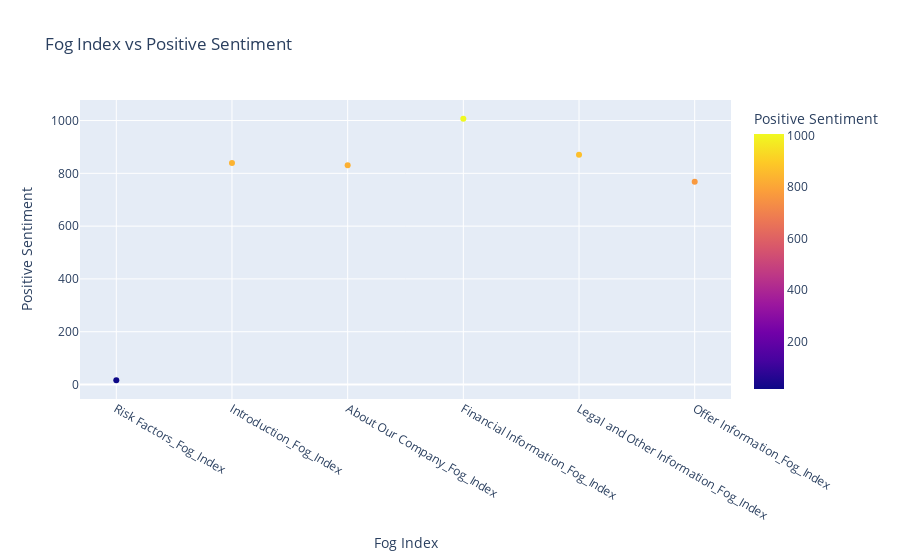
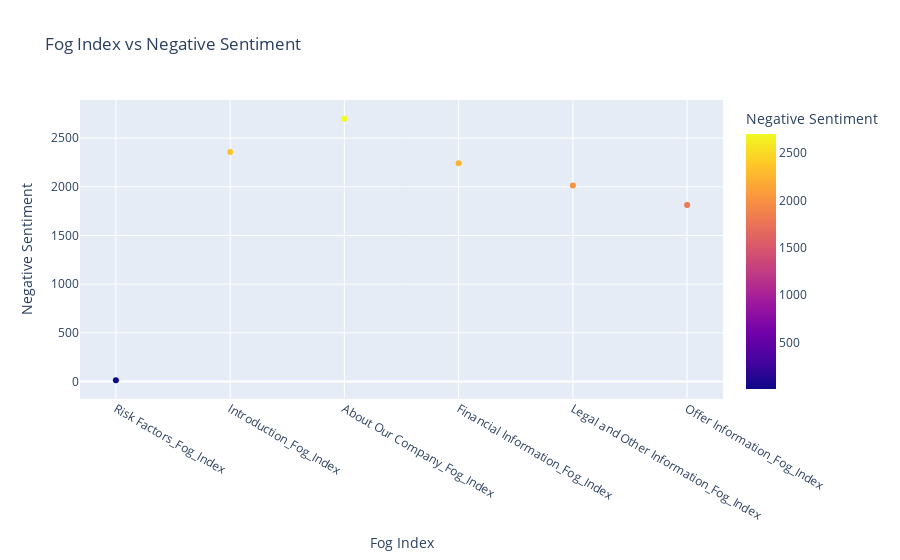
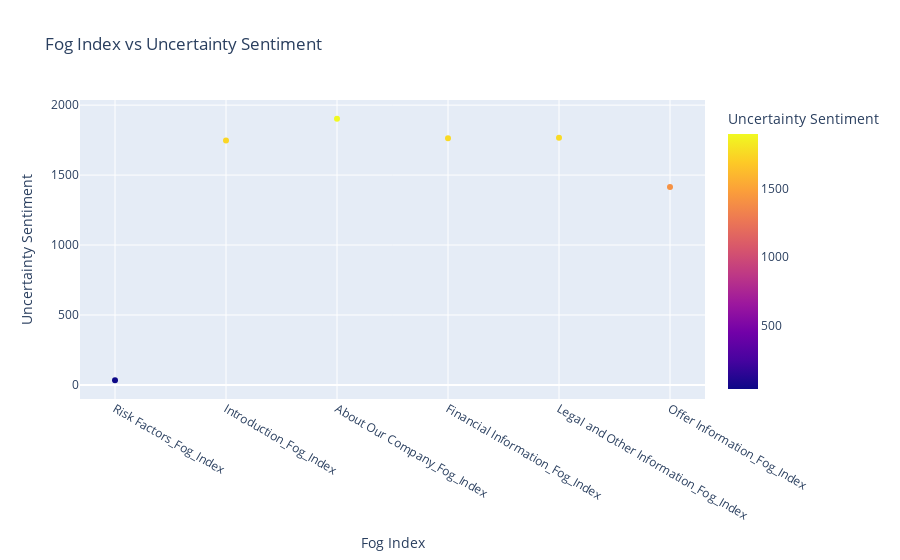

Source (notebook cell) for these figures, in order:
### Code cell
plot_data = []

# Use overall Sentiment column instead of section-wise sentiment
for fog_index_col, sentiment in zip(
    ['Risk Factors_Fog_Index', 'Introduction_Fog_Index', 'About Our Company_Fog_Index',
     'Financial Information_Fog_Index', 'Legal and Other Information_Fog_Index', 'Offer Information_Fog_Index'],
    df_DRHP['Sentiment']
):
    if isinstance(sentiment, dict):
        plot_data.append({
            'Fog_Index': fog_index_col,
            'Positive_Sentiment': sentiment.get('Positive', 0),
            'Negative_Sentiment': sentiment.get('Negative', 0),
            'Uncertainty_Sentiment': sentiment.get('Uncertainty', 0)
        })

# Convert to DataFrame
plot_df = pd.DataFrame(plot_data)

# Plotly Express interactive scatter plot for Positive Sentiment
fig = px.scatter(
    plot_df, 
    x='Fog_Index', 
    y='Positive_Sentiment', 
    title="Fog Index vs Positive Sentiment",
    labels={'Fog_Index': 'Fog Index', 'Positive_Sentiment': 'Positive Sentiment'},
    color='Positive_Sentiment'
)
fig.show()

# Plotly Express interactive scatter plot for Negative Sentiment
fig2 = px.scatter(
    plot_df, 
    x='Fog_Index', 
    y='Negative_Sentiment', 
    title="Fog Index vs Negative Sentiment",
    labels={'Fog_Index': 'Fog Index', 'Negative_Sentiment': 'Negative Sentiment'},
    color='Negative_Sentiment'
)
fig2.show()

# Plotly Express interactive scatter plot for Uncertainty Sentiment
fig3 = px.scatter(
    plot_df, 
    x='Fog_Index', 
    y='Uncertainty_Sentiment', 
    title="Fog Index vs Uncertainty Sentiment",
    labels={'Fog_Index': 'Fog Index', 'Uncertainty_Sentiment': 'Uncertainty Sentiment'},
    color='Uncertainty_Sentiment'
)
fig3.show()

### Figure 1 — Plotly figure (JSON) as saved in the notebook; plotly's stock layout.template omitted (floating-point values rounded to 4 significant figures)
{"data": [{"hovertemplate": "Fog Index=%{x}<br>Positive Sentiment=%{marker.color}<extra></extra>", "legendgroup": "", "marker": {"color": [16, 839, 831, 1007, 870, 768], "coloraxis": "coloraxis", "symbol": "circle"}, "mode": "markers", "name": "", "orientation": "v", "showlegend": false, "type": "scatter", "x": ["Risk Factors_Fog_Index", "Introduction_Fog_Index", "About Our Company_Fog_Index", "Financial Information_Fog_Index", "Legal and Other Information_Fog_Index", "Offer Information_Fog_Index"], "xaxis": "x", "y": [16, 839, 831, 1007, 870, 768], "yaxis": "y"}], "layout": {"coloraxis": {"colorbar": {"title": {"text": "Positive Sentiment"}}, "colorscale": [[0, "#0d0887"], [0.1111, "#46039f"], [0.2222, "#7201a8"], [0.3333, "#9c179e"], [0.4444, "#bd3786"], [0.5556, "#d8576b"], [0.6667, "#ed7953"], [0.7778, "#fb9f3a"], [0.8889, "#fdca26"], [1, "#f0f921"]]}, "legend": {"tracegroupgap": 0}, "title": {"text": "Fog Index vs Positive Sentiment"}, "xaxis": {"anchor": "y", "domain": [0, 1], "title": {"text": "Fog Index"}}, "yaxis": {"anchor": "x", "domain": [0, 1], "title": {"text": "Positive Sentiment"}}}}

### Figure 2 — Plotly figure (JSON) as saved in the notebook; plotly's stock layout.template omitted (floating-point values rounded to 4 significant figures)
{"data": [{"hovertemplate": "Fog Index=%{x}<br>Negative Sentiment=%{marker.color}<extra></extra>", "legendgroup": "", "marker": {"color": [12, 2359, 2700, 2241, 2014, 1812], "coloraxis": "coloraxis", "symbol": "circle"}, "mode": "markers", "name": "", "orientation": "v", "showlegend": false, "type": "scatter", "x": ["Risk Factors_Fog_Index", "Introduction_Fog_Index", "About Our Company_Fog_Index", "Financial Information_Fog_Index", "Legal and Other Information_Fog_Index", "Offer Information_Fog_Index"], "xaxis": "x", "y": [12, 2359, 2700, 2241, 2014, 1812], "yaxis": "y"}], "layout": {"coloraxis": {"colorbar": {"title": {"text": "Negative Sentiment"}}, "colorscale": [[0, "#0d0887"], [0.1111, "#46039f"], [0.2222, "#7201a8"], [0.3333, "#9c179e"], [0.4444, "#bd3786"], [0.5556, "#d8576b"], [0.6667, "#ed7953"], [0.7778, "#fb9f3a"], [0.8889, "#fdca26"], [1, "#f0f921"]]}, "legend": {"tracegroupgap": 0}, "title": {"text": "Fog Index vs Negative Sentiment"}, "xaxis": {"anchor": "y", "domain": [0, 1], "title": {"text": "Fog Index"}}, "yaxis": {"anchor": "x", "domain": [0, 1], "title": {"text": "Negative Sentiment"}}}}

### Figure 3 — Plotly figure (JSON) as saved in the notebook; plotly's stock layout.template omitted (floating-point values rounded to 4 significant figures)
{"data": [{"hovertemplate": "Fog Index=%{x}<br>Uncertainty Sentiment=%{marker.color}<extra></extra>", "legendgroup": "", "marker": {"color": [33, 1748, 1903, 1763, 1767, 1415], "coloraxis": "coloraxis", "symbol": "circle"}, "mode": "markers", "name": "", "orientation": "v", "showlegend": false, "type": "scatter", "x": ["Risk Factors_Fog_Index", "Introduction_Fog_Index", "About Our Company_Fog_Index", "Financial Information_Fog_Index", "Legal and Other Information_Fog_Index", "Offer Information_Fog_Index"], "xaxis": "x", "y": [33, 1748, 1903, 1763, 1767, 1415], "yaxis": "y"}], "layout": {"coloraxis": {"colorbar": {"title": {"text": "Uncertainty Sentiment"}}, "colorscale": [[0, "#0d0887"], [0.1111, "#46039f"], [0.2222, "#7201a8"], [0.3333, "#9c179e"], [0.4444, "#bd3786"], [0.5556, "#d8576b"], [0.6667, "#ed7953"], [0.7778, "#fb9f3a"], [0.8889, "#fdca26"], [1, "#f0f921"]]}, "legend": {"tracegroupgap": 0}, "title": {"text": "Fog Index vs Uncertainty Sentiment"}, "xaxis": {"anchor": "y", "domain": [0, 1], "title": {"text": "Fog Index"}}, "yaxis": {"anchor": "x", "domain": [0, 1], "title": {"text": "Uncertainty Sentiment"}}}}
